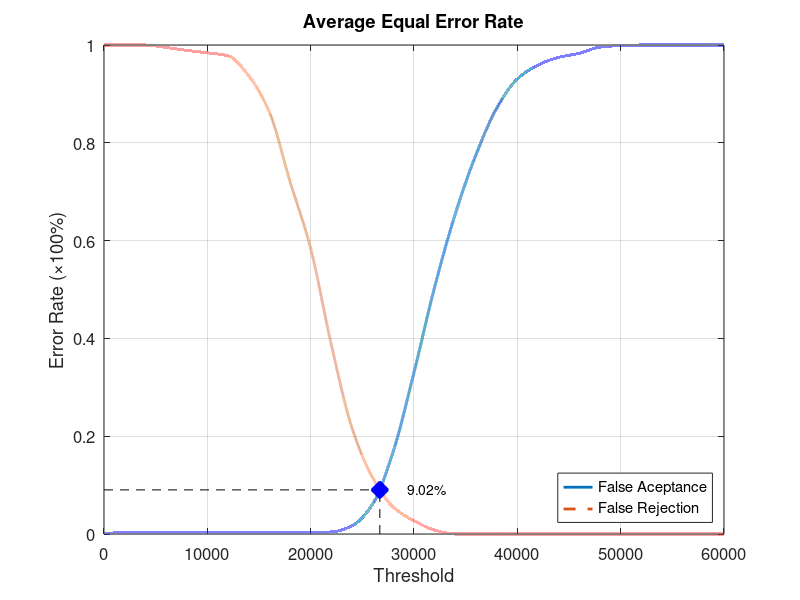
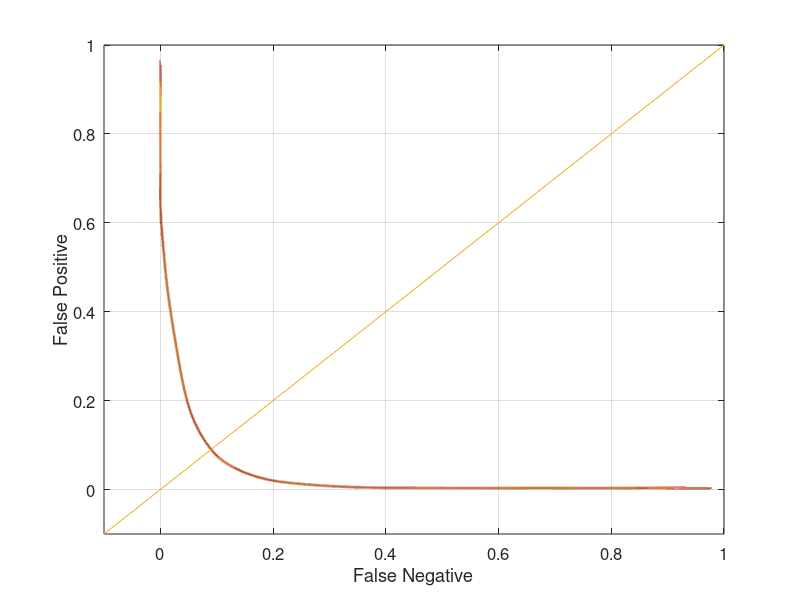

Write MATLAB code to recreate these figures, in order.
function yEER = Database2Average
close all;
clear;
clc;
x = 0:2000:60000;
xq = 0:0.5:60000;

y0 = [0 0.0031579 0.0031579 0.0031579 0.0031579 0.0031579 0.0031579 0.0031579 0.0031579 0.0031579 0.0031579 0.00421053 0.0168421 0.0610526 0.169474 0.330526 0.505263 0.654737 0.775789 0.870526 0.930526 0.958947 0.974737 0.983158 0.99579 0.998947 1 1 1 1 1];
yy0 = interp1(x, y0, xq, 'pchip');
y1 = [1 1 1 0.995 0.989 0.984 0.978 0.937 0.863 0.721 0.584 0.387 0.217 0.115 0.055 0.027 0.008 0 0 0 0 0 0 0 0 0 0 0 0 0 0];
yy1 = interp1(x, y1, xq, 'pchip');

% Calculating EER: 
y2 = abs(y0 - y1);
find(y2 == min(y2))
yy2 = abs(yy0 - yy1);
xEER = find(yy2 == min(yy2));
xEERIndex = xq(xEER) % X-axis EER
yEER = yy0(xEER) % Y-axis EER

main = figure
plot(xq, yy0,'-','LineWidth', 2);	hold on
plot(xq, yy1,'--','LineWidth', 2);	hold on
plot([xEERIndex xEERIndex], [0 yEER], 'k--');	hold on
plot([0 xEERIndex], [yEER yEER], 'k--');	hold on
plot(xEERIndex, yEER, 'bx', 'LineWidth', 10);	hold on
text(xEERIndex + 10 * xEERIndex / 100, yEER, [num2str(round((10000 * yEER)) / 100) '%'])
legend('False Aceptance', 'False Rejection', 'Location', 'SouthEast')
xlabel('Threshold')
ylabel('Error Rate (\times100%)')
title('Average Equal Error Rate')
set(gca, 'FontSize', 12)
axis([0 60000 0 1])
grid on

print(main, 'Database2AverageMain', '-dpng');
FNRxFPR = figure('Color', [1 1 1]);
plot(yy1, yy0, '-', yy1, yy0, 'LineWidth', 2);
hold on
y = -0.1:0.1:1
plot(y, y); 
set(gca, 'FontSize', 12)
xlabel('False Negative')
ylabel('False Positive')
axis([-0.1 1 -0.1 1])
set(gca, 'FontSize', 12)
grid on

print(FNRxFPR, 'Database2AverageFNRxFPR','-dpng');
end
